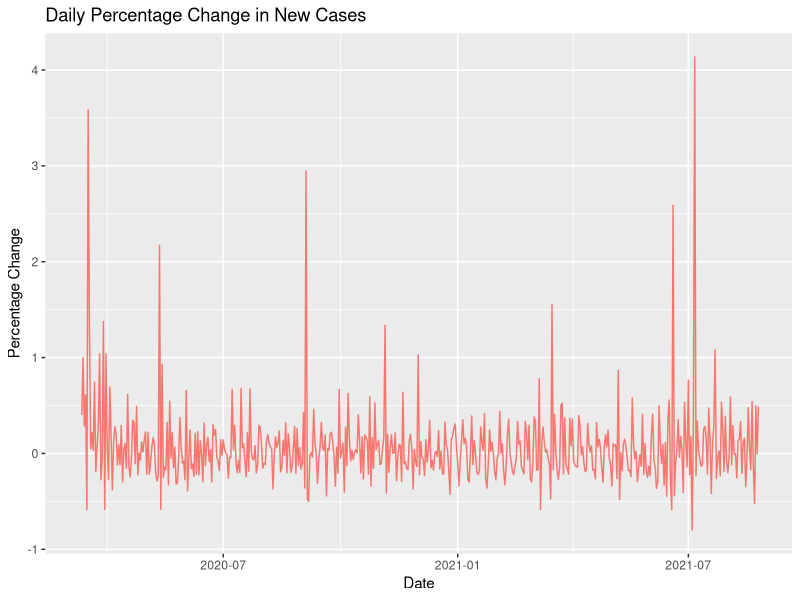
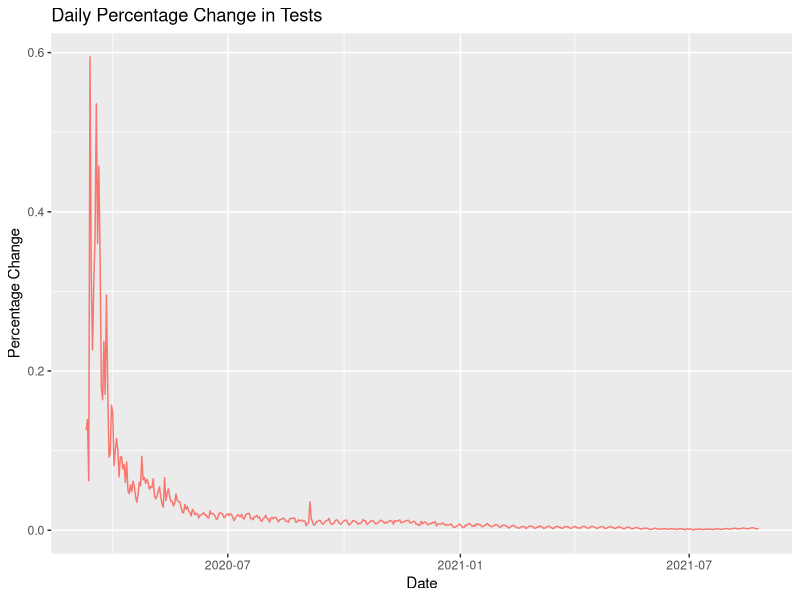
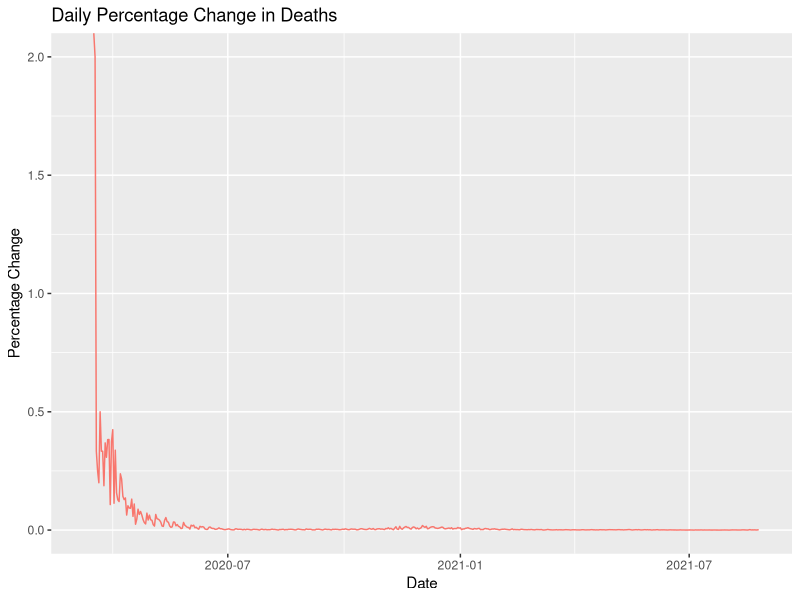

R code for these plots, in order:
#This is a script for introducing scripts
#Created by: Ethan Rahman
#Created on: 08/25

rm(list=ls())

library(tidyverse)
library(readr)


#Function####
DIF <- function(x){
  return(x - lag(x))
}
delta<- function(x){
  return((x - lag(x))/lag(x))
}

covidIL <- read_csv("Data/ILCovid19.csv", 
                      col_types = cols(Date = col_date(format = "%m/%d/%Y")))
covidIL <- covidIL %>%
  mutate(pc_cases = delta(Cases),
         pc_tests = delta(Tests),
         pc_deaths = delta(Deaths),
         new_cases = DIF(Cases),
         new_tests = DIF(Tests),
         new_deaths= DIF(Deaths),
         dpc_cases = delta(new_cases),
         dpc_tests = delta(new_tests),
         dpc_deaths= delta(new_deaths))
(covidIL)

# plot(covidIL$Date, 
#      covidIL$pc_cases,
#      main="Percent Cases",
#      xlab="",
#      ylab="",
#      type ="l")

plot1 <-ggplot(data= covidIL, 
               aes(x = Date, y = dpc_cases, color = 'Red')) +
  geom_line() + 
  labs(title = 'Daily Percentage Change in New Cases',
       x = 'Date',
       y = 'Percentage Change',) + 
  theme(legend.position = "none")
show(plot1)

plot2 <-ggplot(data= covidIL, 
               aes(x = Date, y = pc_tests, color = 'Blue')) +
  geom_line() + 
  labs(title = 'Daily Percentage Change in Tests',
       x = 'Date',
       y = 'Percentage Change') + 
  theme(legend.position = "none")
show(plot2)

plot3 <-ggplot(data= covidIL, 
               aes(x = Date, y = pc_deaths, color = 'orange')) +
  geom_line() + 
  labs(title = 'Daily Percentage Change in Deaths',
       x = 'Date',
       y = 'Percentage Change',
       ) + 
  theme(legend.position = "none")

show(plot3)
